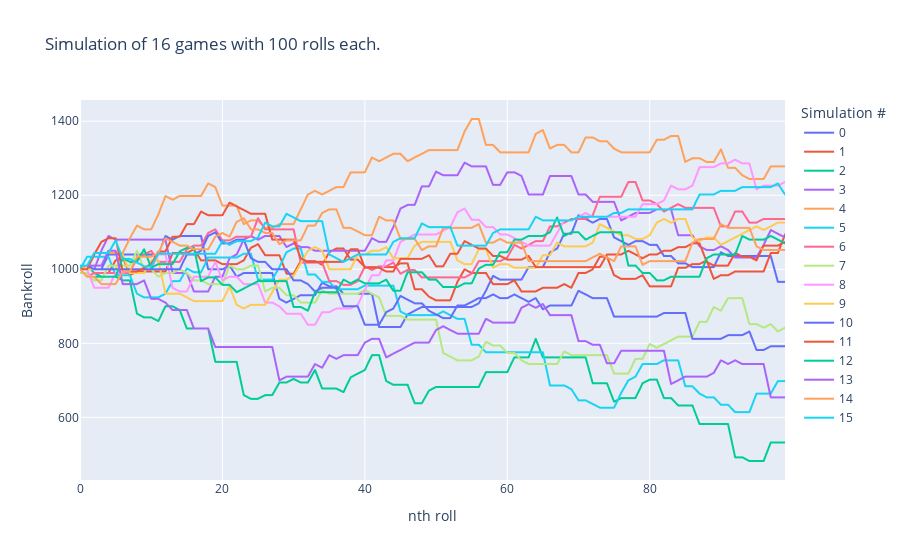

Notebook code cell kept with this figure:
### Markdown cell above
16 games were simulated in under 5 seconds. That's pretty cool.

### Code cell
# Gather the results and plot the simulations. 
data = [pd.DataFrame(gh)['net_worth'] for gh in games]
df   = pd.concat(data, axis=1)
df.columns = [str(i) for i in range(len(df.columns))] # Change the column names

# Plot, make it pretty
px.line(df, labels={ "value": "Bankroll",
                     "index": "nth roll",
                     "variable": "Simulation #" },
    title=f'Simulation of {len(df.columns)} games with {rolls} rolls each.')
